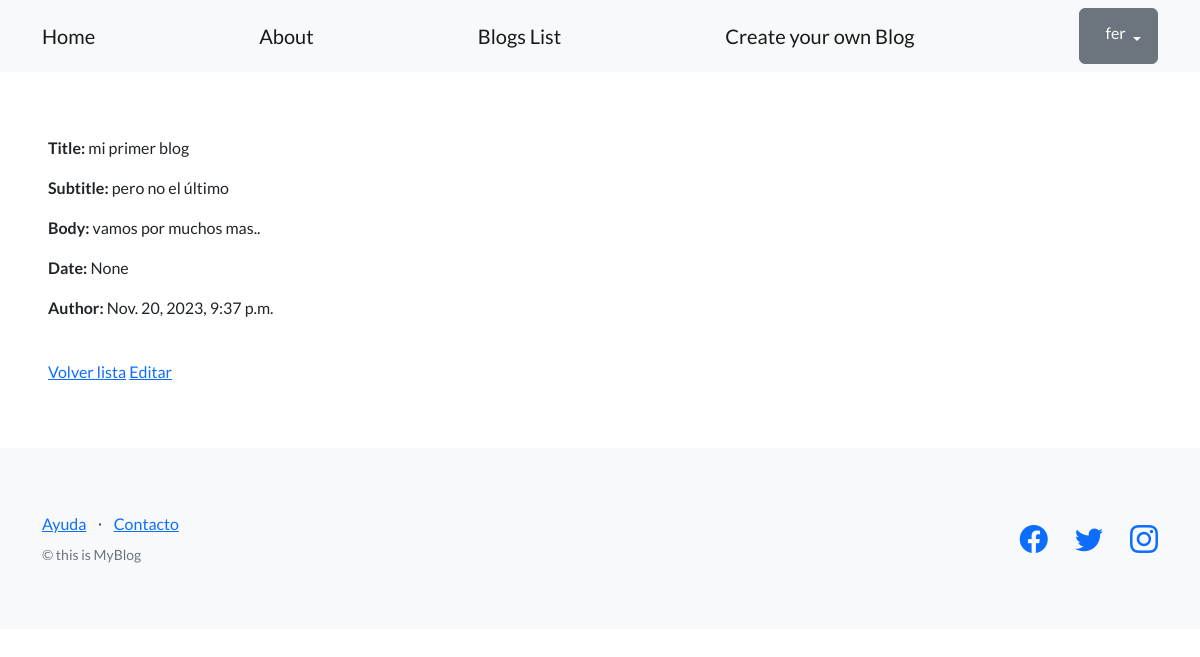
Before: /blogs/pages/1/ (signed in) with the older database file.
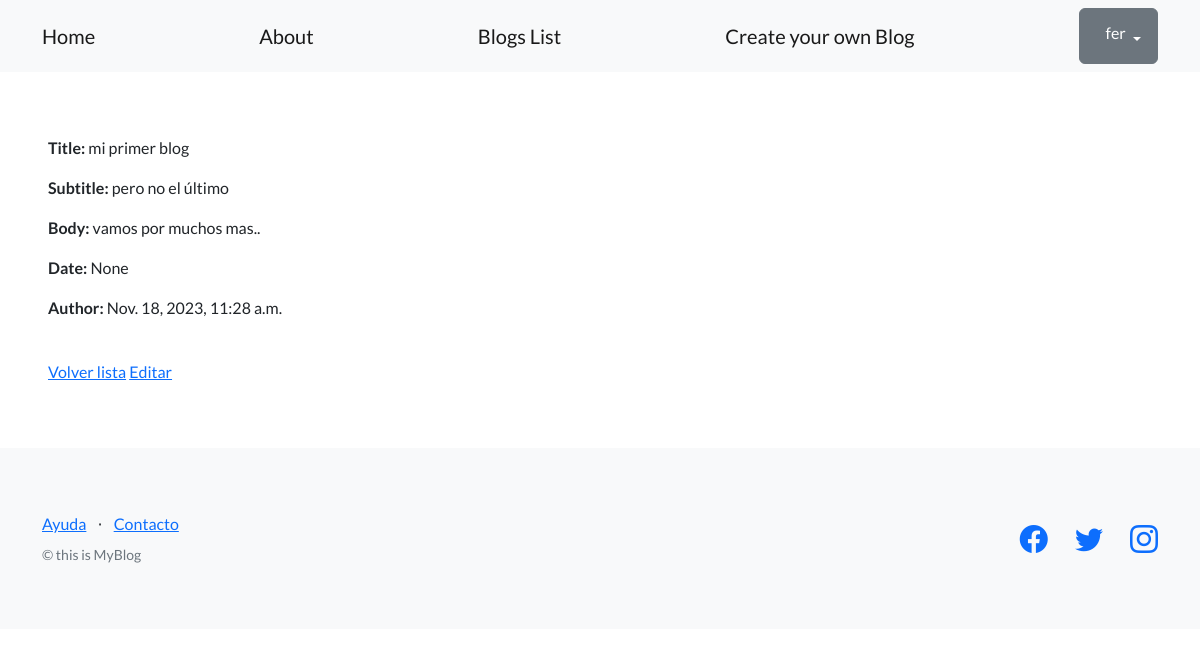
After: the same page with the newer database file.
### AppBlogs/models.py (models this page shows, shortened)
class Articles(models.Model):
    title = models.CharField(max_length=256)
    subTitle = models.CharField(max_length=256)
    body = models.CharField(max_length=256)
    author = models.CharField(max_length=20, blank=True, null=True)
    date = models.DateTimeField(default=datetime.now)
    image = models.CharField(max_length=32)
    creador = models.ForeignKey(User, on_delete=models.SET_NULL, null=True)

### AppBlogs/views.py (the view)
# urls.py: path("pages/<int:pk>/", ArticlesDetailView.as_view(), name="ver_articles"),
class ArticlesDetailView( DetailView):
    model = Articles
    success_url = reverse_lazy('list_articless')

### AppBlogs/templates/AppBlogs/articles_detail.html
{% extends "base.html" %}
{% block contenido %}
<p>
  <strong>Title:</strong> {{object.title}}
</p>
<p>
  <strong>Subtitle:</strong> {{object.subTitle}}
</p>
<p>
  <strong>Body:</strong> {{object.body}}
</p>
<p>
  <strong>Date:</strong> {{object.author}}
</p>
<p>
  <strong>Author:</strong> {{object.date}}
</p>
<br>
<a href="{% url 'list_articless' %}">Volver lista</a>
<a href="{% url 'edit_articles' object.id %}">Editar</a>
{% endblock contenido %}

Changed rows visible on the page:
changed Articles "mi primer blog": date "Nov. 20, 2023, 9:37 p.m." → "Nov. 18, 2023, 11:28 a.m."
